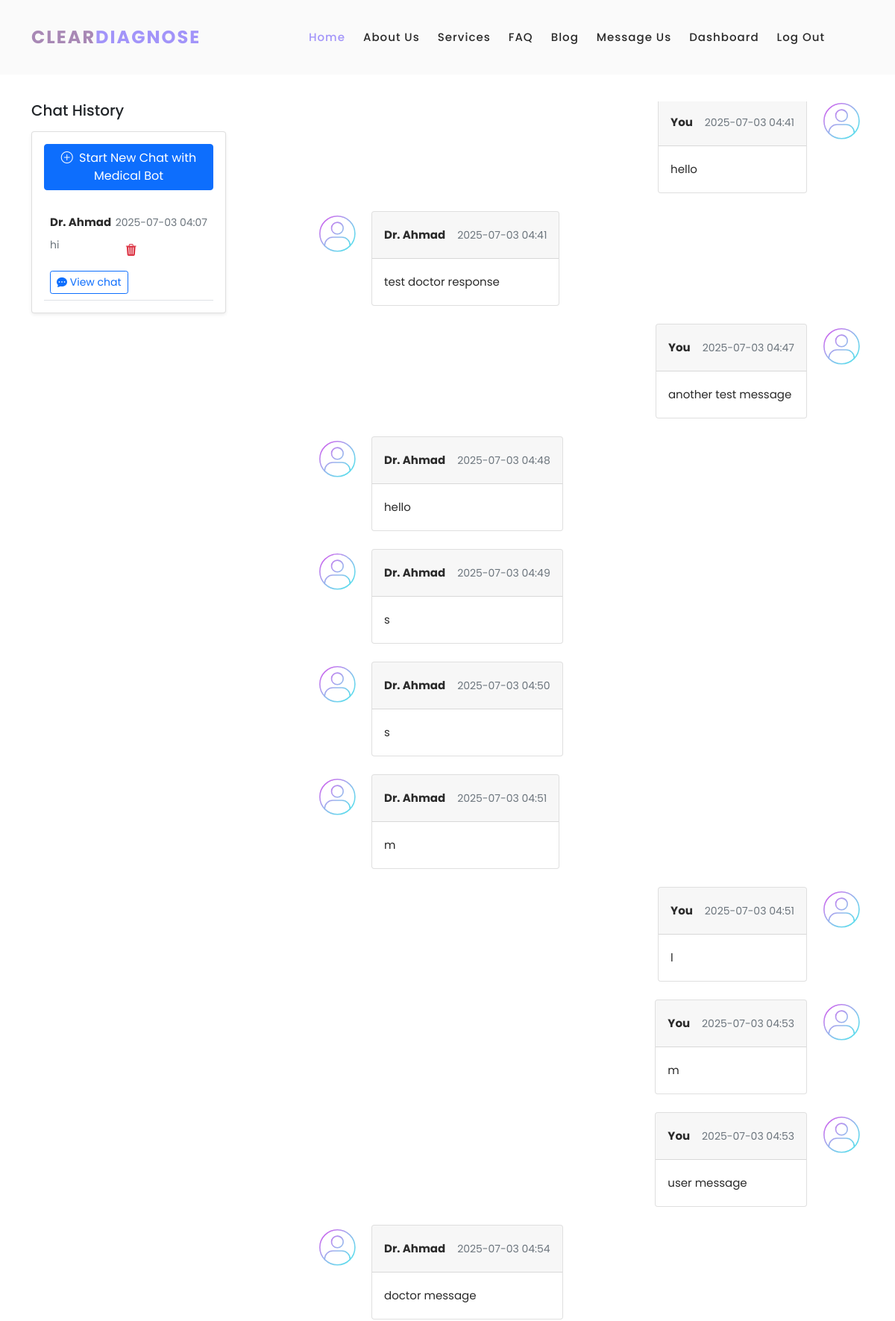
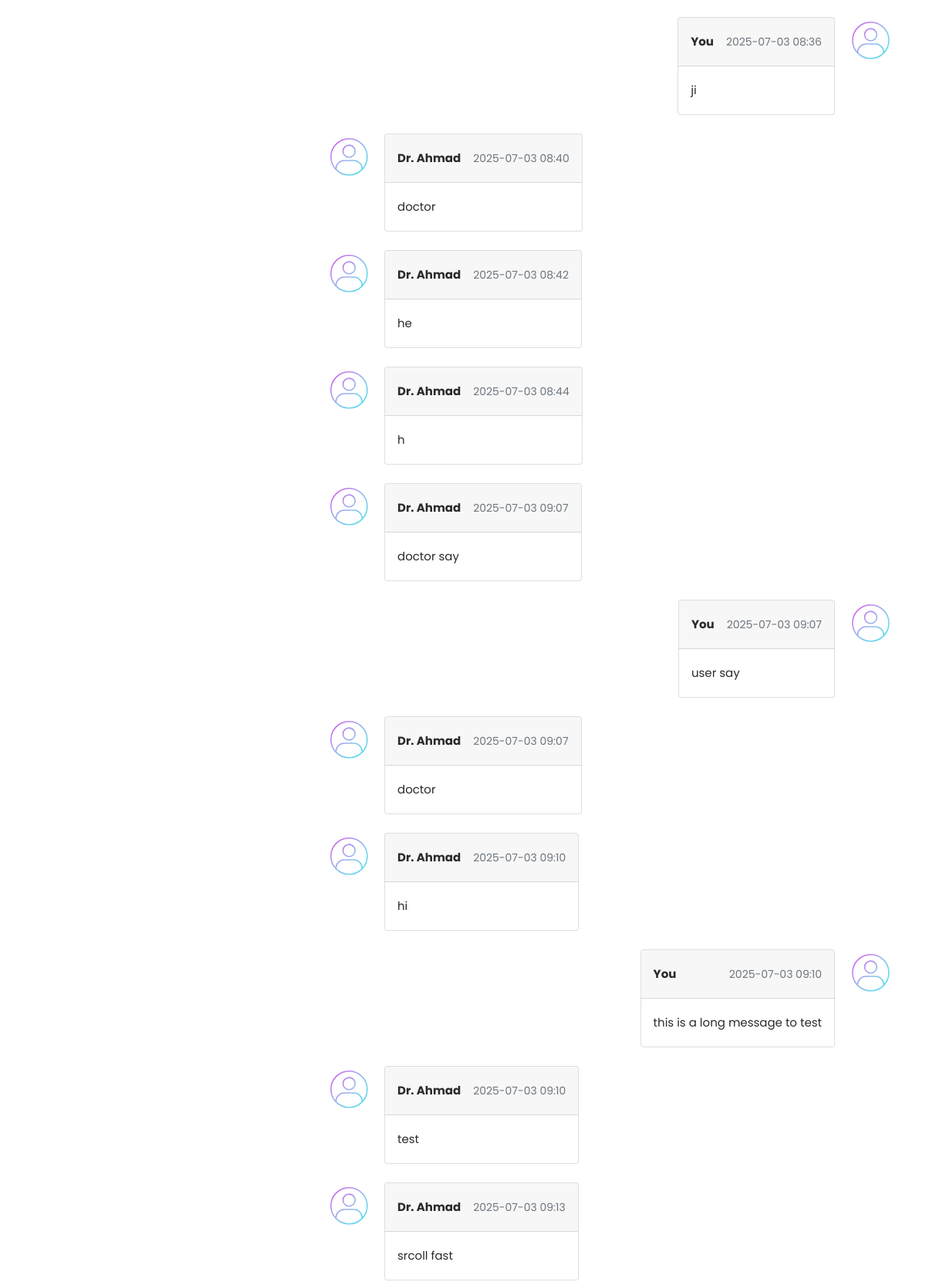
Screenshot of /chat/7 (signed in, upper part) with the database file from the repository (2 pictures, top to bottom).
### models.py (models this page shows, shortened)
class Conversation(db.Model):
    id = db.Column(db.Integer, primary_key=True)
    user_id = db.Column(db.Integer, db.ForeignKey('users.id'), nullable=False)
    role = db.Column(db.String(50), default='User')  # 'User' or 'Doctor'
    subject = db.Column(db.String(255), nullable=False)
    messages = db.relationship('Message', backref='conversation',cascade="all, delete-orphan", lazy=True, order_by="Message.timestamp")
    doctor_id = db.Column(db.Integer, db.ForeignKey('doctors.id'), nullable=True)
    timestamp = db.Column(db.DateTime, default=datetime.utcnow)
    status = db.Column(db.String(50), default='active')  # 'active', 'closed', 'pending'
    user = db.relationship('User', backref='conversations')

class Doctor(db.Model):
    __tablename__ = 'doctors'
    id = db.Column(db.Integer, primary_key=True)
    name = db.Column(db.String(100), nullable=False)
    specialty = db.Column(db.String(100), nullable=False)
    created_at = db.Column(db.DateTime, server_default=db.func.now())
    updated_at = db.Column(db.DateTime, server_default=db.func.now(), onupdate=db.func.now())
    user_id = db.Column(db.Integer, db.ForeignKey('users.id'), nullable=False)
    user = db.relationship('User', back_populates='doctor_profile')

class Message(db.Model):
    id = db.Column(db.Integer, primary_key=True)
    conversation_id = db.Column(db.Integer, db.ForeignKey('conversation.id'), nullable=False)
    sender_id = db.Column(db.Integer, db.ForeignKey('users.id'), nullable=False)
    role = db.Column(db.String(50), default='User')  # 'User' or 'Doctor' or 'Assistant'
    content = db.Column(db.Text, nullable=False)
    timestamp = db.Column(db.DateTime, default=datetime.utcnow)
    sender = db.relationship('User')

### app.py (the view, shortened to what this page needs)
@app.route('/chat/<int:conversation_id>', defaults={'doctor_id': None}, methods=['GET', 'POST'])
@app.route('/chat/<int:conversation_id>/doctor/<int:doctor_id>', methods=['GET', 'POST'])
@login_required
def chat(conversation_id, doctor_id):
    doctors = db.session.query(User).join(Doctor).filter(User.role == 'doctor').all()
    conversations = Conversation.query.filter_by(user_id=current_user.id).order_by(Conversation.timestamp.desc()).all()
    doctor_conversations = Conversation.query.filter_by(doctor_id=current_user.id).order_by(Conversation.timestamp.desc()).all()
    if current_user.role == 'doctor':
        conversations = doctor_conversations
    if conversation_id == 0:
        return render_template('chat.html', conversations=conversations, doctors=doctors,doctor_id=doctor_id, new_chat=True)
    user_id = request.args.get('user_id', type=int)
    if user_id :
        convo = Conversation.query.filter_by(id=conversation_id, user_id=user_id, doctor_id=current_user.id).first_or_404()
    else:
        convo = Conversation.query.filter_by(id=conversation_id, user_id=current_user.id).first_or_404()
    return render_template('chat.html', conversations=conversations, conversation=convo, doctors=doctors, new_chat=False)

### app.py (called while the page is built)
@login_manager.user_loader
def load_user(user_id):
    return UserLogin.query.get(int(user_id))

@app.before_request
def create_tables():
    db.create_all()

@app.before_request
def update_last_seen():
    if current_user.is_authenticated:
        current_user.last_login = datetime.utcnow()
        db.session.commit()

@app.template_filter('doctor_name')
def doctor_name_filter(doctor_id):
    doctor = Doctor.query.filter_by(user_id=doctor_id).first()
    return doctor.name if doctor else "Unknown"

### templates/chat.html (shortened to what this page needs)
{%extends "base.html" %}
{% block content %}
<section>
  <div class="container py-3">
    <div class="row">
      <div class="col-md-5 col-lg-4 col-xl-3 mb-4 mb-md-0 overflow-auto" style='height: 65vh;' id="chat-history">
        <h5 class="font-weight-bold mb-3 text-center text-lg-start">Chat History</h5>
        <div class="card shadow-sm">
          <div class="card-body">
            <a href="{{url_for('chat', conversation_id=0)}}" class="btn btn-primary mb-3">
              <i class="bi bi-plus-circle me-1"></i> Start New Chat with Medical Bot
            </a>
          {% if conversations %}
            <ul class="list-unstyled mb-0">
            {% for conversation in conversations %}
              <li class="p-2 border-bottom">
                <a href="#!" class="d-flex justify-content-between">
                  <div class="d-flex flex-row">
                    <div class="pt-1">
                      <p class="fw-bold mb-0">
                        {% if conversation.doctor_id %}
                          {% if current_user.role == 'doctor' %}
                            {{ conversation.user.username }}
                          {% else %}
                            Dr. {{ conversation.doctor_id | doctor_name }}
                          {% endif %}
                        {% else %}
                          Medical Bot
                        {% endif %}
                      </p>
                      <p class="small text-muted">{{ conversation.subject[:120] }}{% if conversation.subject|length > 120 %}...{% endif %}</p>
                    </div>
                  </div>
                  <div class="pt-1">
                    <p class="small text-muted mb-1">{{ conversation.timestamp.strftime('%Y-%m-%d %H:%M') }}</p>
                    <form method="POST"
                          action="{{ url_for('delete_conversation', conversation_id=conversation.id) }}"
                          class="delete-form">
                      <button type="button" class="btn btn-link text-danger trigger-delete">
                        <i class="bi bi-trash3-fill"></i>
                      </button>
                    </form>
                  </div>
                </a>
                      <p>
                        {% if current_user.role == 'doctor' %}
                        <a href="{{ url_for('chat', conversation_id=conversation.id,doctor_id=conversation.doctor_id, user_id=conversation.user_id) }}" class="btn btn-sm btn-outline-primary mt-2">
                        {% else %}
                        <a href="{{ url_for('chat', conversation_id=conversation.id, doctor_id=conversation.doctor_id) }}" class="btn btn-sm btn-outline-primary mt-2">
                        {% endif %}
                          <i class="bi bi-chat-dots-fill"></i>
                        View chat
                        </a>
                      </p>
              </li>
              {% endfor %}
            </ul>
          {% else %}
            <p class="text-muted">No conversation history yet.</p>
          {% endif %}
          </div>
        </div>
      </div>
      <div class="col-md-1 col-lg-1 col-xl-1 overflow-auto"  style='height: 65vh;' id=""></div>
      <div class="col-md-6 col-lg-7 col-xl-8 ' id="chat-box">
        <div  id="chat-messages" style="height: 55vh; overflow-y: auto;">
        <ul class="list-unstyled">
          {% if conversation %}
            {%if conversation.messages %}
              {% for msg in conversation.messages %}
                {% if msg.sender_id == current_user.id %}
                  <li class="d-flex flex-row-reverse mb-4">
                    <img src="{{ url_for('static', filename='images/avatar.svg') }}" alt="avatar"
                        class="rounded-circle d-flex align-self-start ms-3 shadow-1-strong" style="width:60px">
                    <div class="card">
                      <div class="card-header d-flex justify-content-between p-3">
                        <p class="fw-bold mb-0">You</p>
                        <p class="text-muted small mb-0 ms-3"> {{ msg.timestamp.strftime('%Y-%m-%d %H:%M') }}</p>
                      </div>
                      <div class="card-body">
                        <p class="mb-0">
                          {{ msg.content }}
                        </p>
                      </div>
                    </div>
                  </li>
                {% elif msg.sender.username %}
                  <li class="d-flex mb-4">
                    <img src="{{ url_for('static', filename='images/avatar.svg') }}" alt="avatar"
                      class="rounded-circle d-flex align-self-start me-3 shadow-1-strong" style="width:60px">
                    <div class="card">
                      <div class="card-header d-flex justify-content-between p-3">
                        <p class="fw-bold mb-0">
                            {%if msg.sender.role == 'doctor' %}
                              Dr. {{ conversation.doctor_id | doctor_name}}
                            {% else %}
                              {{ msg.sender.username }}
                            {% endif %}
                        </p>
                        <p class="text-muted small mb-0 ms-3"> {{ msg.timestamp.strftime('%Y-%m-%d %H:%M') }}</p>
                      </div>
                      <div class="card-body">
                        <p class="mb-0">
                          {{ msg.content }}
                        </p>
                      </div>
                  </div>
                  </li>
                {% endif %}
              {% endfor %}
          {% endif %}
        </ul>
        </div>
            {% endif %}
      </div>
    </div>
  </div>
</section>
{% endblock %}

### templates/base.html (shortened to what this page needs)
<!DOCTYPE html>
<html lang="en">
<head>
    <link rel="stylesheet" href="{{ url_for('static', filename='vendor/bootstrap/css/bootstrap.min.css') }}">
    <link rel="stylesheet" href="{{ url_for('static', filename='vendor/bootstrap/css/bootstrap-icons.css') }}">
    <link href="https://cdn.jsdelivr.net/npm/bootstrap-icons@1.10.5/font/bootstrap-icons.css" rel="stylesheet">
    <link rel="stylesheet" href="{{ url_for('static', filename='css/fontawesome.css') }}">
    <link rel="stylesheet" href="{{ url_for('static', filename='css/templatemo-space-dynamic.css') }}">
    <link rel="stylesheet" href="{{ url_for('static', filename='css/animated.css') }}">
    <link rel="stylesheet" href="{{ url_for('static', filename='css/owl.css') }}">
    <link rel="stylesheet" href="{{ url_for('static', filename='css/base.css') }}">
</head>
<body>
  {% include "navbar.html" %}
  <div class="content" >
    {% block content %}{% endblock %}
  </div>
</body>
</html>

### templates/navbar.html (shortened to what this page needs)
  <header class="header-area header-sticky wow slideInDown" data-wow-duration="0.75s" data-wow-delay="0s">
    <div class="container">
      <div class="row">
        <div class="col-12">
          <nav class="main-nav">
            <a href="{{ url_for('home') }}" class="logo">
              <h4>Clear<span>Diagnose</span></h4>
            </a>
            <ul class="nav">
              <li class="scroll-to-section"><a href="{{ url_for('home') }}" class="active">Home</a></li>
              <li class="scroll-to-section"><a href="#about">About Us</a></li>
              <li class="scroll-to-section"><a href="#services">Services</a></li>
              <li class="scroll-to-section"><a href="#FAQ">FAQ</a></li>
              <li class="scroll-to-section"><a href="#blog">Blog</a></li>
              <li class="scroll-to-section"><a href="#contact">Message Us</a></li>
               {% if current_user.is_authenticated %}
              <li class="scroll-to-section"><a href="{{url_for('chat', conversation_id=0)}}">Dashboard</a></li>
                {% endif %}
              <li class="scroll-to-section">
                  {% if current_user.is_authenticated %}
                    <a  href="{{ url_for('logout') }}">log out</a>
                  {% else %}
                    <a href="{{ url_for('login') }}">log in</a>
                  {% endif %}
              </li>
              <li></li>
            </ul>
          </nav>
        </div>
      </div>
    </div>
  </header>

### static/css/templatemo-space-dynamic.css (style rules this page uses)
html, body, div, span, applet, object, iframe, h1, h2, h3, h4, h5, h6, p, blockquote, div pre, a, abbr, acronym, address, big, cite, code, del, dfn, em, font, img, ins, kbd, q, s, samp, small, strike, strong, sub, sup, tt, var, b, u, i, center, dl, dt, dd, ol, ul, li, figure, header, nav, section, article, aside, footer, figcaption { margin: 0; padding: 0; border: 0; outline: 0; }
ul, li { padding: 0; margin: 0; list-style: none; }
header, nav, section, article, aside, footer, hgroup { display: block; }
* { box-sizing: border-box; }
html, body { font-family: 'Poppins', sans-serif; font-weight: 400; background-color: #fff; -ms-text-size-adjust: 100%; -webkit-font-smoothing: antialiased; -moz-osx-font-smoothing: grayscale; }
a { text-decoration: none !important; }
h1, h2, h3, h4, h5, h6 { margin-top: 0px; margin-bottom: 0px; }
ul { margin-bottom: 0px; }
p { font-size: 15px; line-height: 30px; color: #2a2a2a; }
img { width: 100%; overflow: hidden; }
html, body { background: #fff; font-family: 'Poppins', sans-serif; }
.header-area { background-color: #fafafa; position: absolute; top: 0px; left: 0px; right: 0px; z-index: 100; height: 100px; -webkit-transition: all .5s ease 0s; -moz-transition: all .5s ease 0s; -o-transition: all .5s ease 0s; transition: all .5s ease 0s; }
.header-area .main-nav { min-height: 80px; background: transparent; }
.header-area .main-nav .logo { line-height: 100px; color: #fff; font-size: 24px; font-weight: 700; text-transform: uppercase; letter-spacing: 2px; float: left; -webkit-transition: all 0.3s ease 0s; -moz-transition: all 0.3s ease 0s; -o-transition: all 0.3s ease 0s; transition: all 0.3s ease 0s; }
.header-area .main-nav .logo h4 { font-size: 24px; font-weight: 700; text-transform: uppercase; color: #A888B5; line-height: 100px; float: left; -webkit-transition: all 0.3s ease 0s; -moz-transition: all 0.3s ease 0s; -o-transition: all 0.3s ease 0s; transition: all 0.3s ease 0s; }
.logo h4 span { color: #A294F9; }
.header-area .main-nav .nav { float: right; margin-top: 30px; margin-right: 0px; background-color: transparent; -webkit-transition: all 0.3s ease 0s; -moz-transition: all 0.3s ease 0s; -o-transition: all 0.3s ease 0s; transition: all 0.3s ease 0s; position: relative; z-index: 999; }
.header-area .main-nav .nav li { padding-left: 20px; padding-right: 20px; }
.header-area .main-nav .nav li:last-child { padding-right: 0px; padding-left: 40px; }
.header-area .main-nav .nav li a { display: block; font-weight: 500; font-size: 15px; color: #2a2a2a; text-transform: capitalize; -webkit-transition: all 0.3s ease 0s; -moz-transition: all 0.3s ease 0s; -o-transition: all 0.3s ease 0s; transition: all 0.3s ease 0s; height: 40px; line-height: 40px; border: transparent; letter-spacing: 1px; }
.header-area .main-nav .nav li a { color: #2a2a2a; }
.header-area .main-nav .nav li:hover a, .header-area .main-nav .nav li a.active { color: #A294F9!important; }
.header-area.header-sticky { min-height: 80px; }
.header-area .nav { margin-top: 30px; }
.header-area.header-sticky .nav li a.active { color: #A888B5; }
@media (max-width: 1200px) { .header-area .main-nav .nav li { padding-left: 12px; padding-right: 12px; } }
@media (max-width: 1200px) { .header-area .main-nav:before { display: none; } }
@media (min-width: 767px) { .header-area .main-nav .nav { display: flex !important; } }

### static/css/base.css (style rules this page uses)
.content { padding-top: 120px; }

### rows the page displays
Conversation: doctor_id|doctor_name "Ahmad", subject "hi", timestamp "2025-07-03 04:07"
Message: timestamp "2025-07-03 04:41", content "hello"
Message: timestamp "2025-07-03 04:41", content "test doctor response"
Doctor: doctor_id|doctor_name "Ahmad"
Message: timestamp "2025-07-03 04:47", content "another test message"
Message: timestamp "2025-07-03 04:48", content "hello"
Message: timestamp "2025-07-03 04:49", content "s"
Message: timestamp "2025-07-03 04:50", content "s"
Message: timestamp "2025-07-03 04:51", content "m"
Message: timestamp "2025-07-03 04:51", content "l"
Message: timestamp "2025-07-03 04:53", content "m"
Message: timestamp "2025-07-03 04:53", content "user message"
Message: timestamp "2025-07-03 04:54", content "doctor message"
Message: timestamp "2025-07-03 08:36", content "ji"
Message: timestamp "2025-07-03 08:40", content "doctor"
Message: timestamp "2025-07-03 08:42", content "he"
Message: timestamp "2025-07-03 08:44", content "h"
Message: timestamp "2025-07-03 09:07", content "doctor say"
Message: timestamp "2025-07-03 09:07", content "user say"
Message: timestamp "2025-07-03 09:07", content "doctor"
Message: timestamp "2025-07-03 09:10", content "hi"
Message: timestamp "2025-07-03 09:10", content "this is a long message to test"
Message: timestamp "2025-07-03 09:10", content "test"
Message: timestamp "2025-07-03 09:13", content "srcoll fast"
